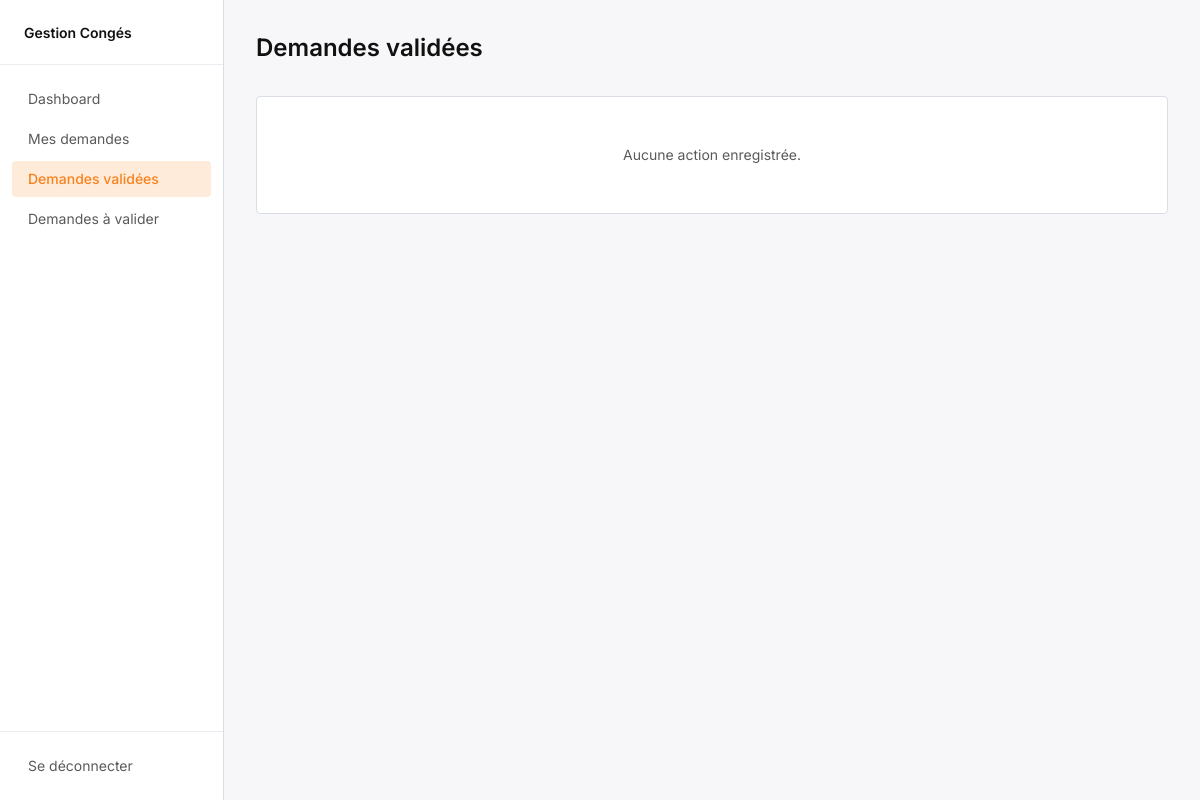
The app's page /demandes_validees/ (signed in), older data.
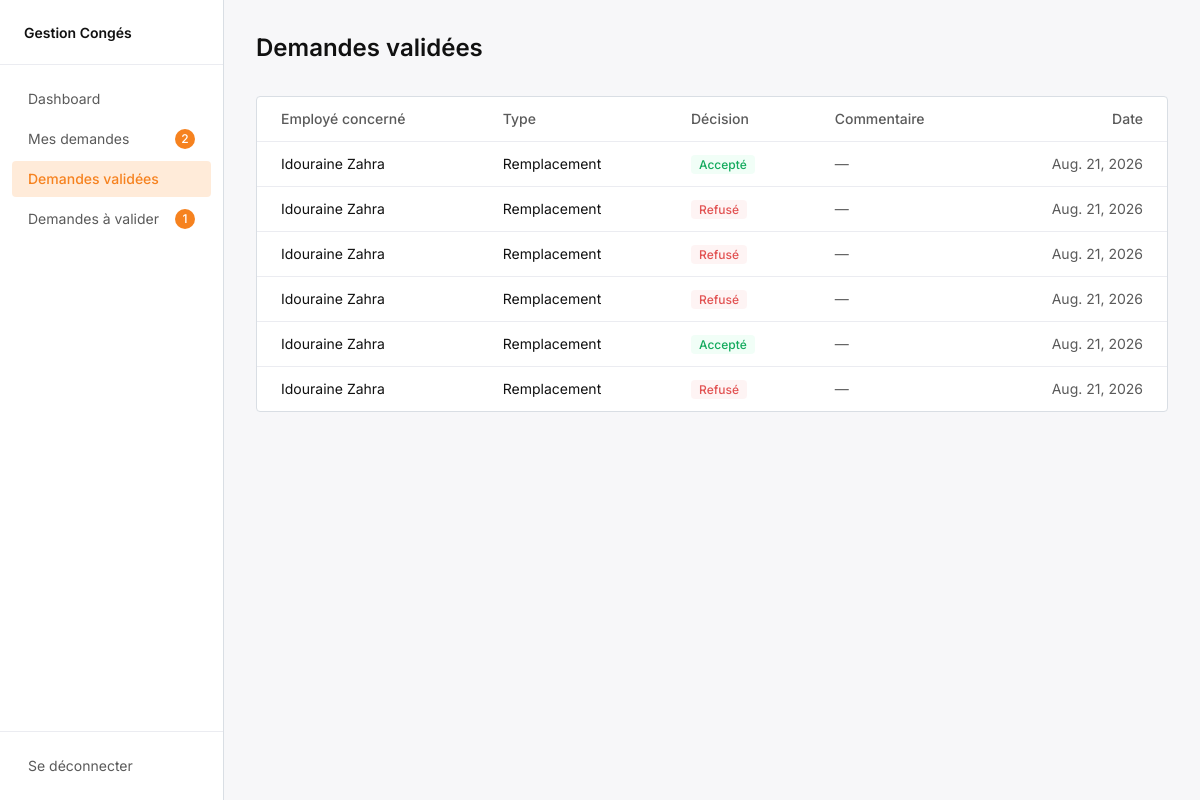
The same page, newer data.
### conges/models.py (models this page shows, shortened)
class Historique(models.Model):
    ACTION_CHOICES = [
        ('VALIDATION', 'Validation de congé'),
        ('REMPLACEMENT', 'Remplacement'),
    ]
    DECISION_CHOICES = [
        ('ACCEPTE', 'Accepté'),
        ('REFUSE', 'Refusé'),
    ]
    demande = models.ForeignKey(
        DemandeConge,
        on_delete=models.CASCADE,
        related_name='historiques'
    )
    employe = models.ForeignKey(
        Employe,
        on_delete=models.CASCADE,
        related_name='historiques'
    )
    type_action = models.CharField(max_length=20, choices=ACTION_CHOICES)
    decision = models.CharField(max_length=10, choices=DECISION_CHOICES)
    commentaire = models.CharField(max_length=255, blank=True)
    date_creation = models.DateField(auto_now_add=True)

class DemandeConge(models.Model):
        name_employee=models.ForeignKey(
          Employe,
          on_delete=models.CASCADE,
          related_name='employe'
        )
        name_remplacent=models.ForeignKey(
            Employe,
            on_delete=models.CASCADE,
            related_name='remplacent'
        )
        dateCreation = models.DateField(auto_now_add=True)
        dateDebut = models.DateField()
        dateFin = models.DateField()
        Numbrejours= models.DecimalField(max_digits=2, decimal_places=0)
        piece_Joine=models.FileField(upload_to='justificatifs/', null=True, blank=True)
        commentaire=models.TextField(blank=True)
        TYPE_STATUE = [
            ('VA', 'Validé'),
            ('REF', 'Refusé'),
            ('EN_ATT_RMP', 'En attente remplacent'),
            ('EN_ATT_VA', 'En attente validation'),
            ('BR', 'Brouillon'),
            ('ANN', 'Annulé')
        ]
        statue=models.CharField(max_length=10, choices=TYPE_STATUE)
        NIVEAU_CHOICES = [
           ('CG', 'Chef de Groupe'),
           ('CD', 'Chef de Département'),
           ('DIR', 'Directeur')
                          ]
        niveau_validation=models.CharField(max_length=20, choices= NIVEAU_CHOICES, blank=True, null=True)
        motif = models.CharField(max_length=255, blank=True)
        TYPE_CONGE_CHOICES = [
         ('1', 'Congé xxx'),
         ('2', 'Congé maladie'),
         ('3', 'Congé xx'),
         ('AU', 'Autre'),
]
        type_conge = models.CharField(max_length=10, choices=TYPE_CONGE_CHOICES)

class Employe(models.Model):
    nom=models.CharField(max_length=40)
    fonction=models.CharField(max_length=40)
    user=models.OneToOneField(
      User,
      on_delete=models.CASCADE,
      null=True,
      blank=True,
      related_name='employe',
    )
    def meme_equipe(self, autre_employe):
     moi = self.role.first()
     lui = autre_employe.role.first()
     if not moi or not lui:
        return False
     if moi.role.name == 'CG':
        return moi.groupe == lui.groupe
     if moi.role.name == 'CD':
        return moi.dep == lui.dep
     if moi.role.name == 'DIR':
        return moi.direction == lui.direction
     return False
    def get_hierarchie(self):
        employe_role = self.role.first()
        if not employe_role:
            return None
        groupe = employe_role.groupe
        departement = employe_role.dep or (groupe.depratement if groupe else None)
        direction = employe_role.direction or (departement.direction if departement else None)
        chef_groupe = None
        if groupe:
            cg_role = EmployeRole.objects.filter(role__name='CG', groupe=groupe).first()
            chef_groupe = cg_role.employe if cg_role else None
        chef_departement = None
        if departement:
            cd_role = EmployeRole.objects.filter(role__name='CD', dep=departement).first()
            chef_departement = cd_role.employe if cd_role else None
        chef_direction = None
        if direction:
            dir_role = EmployeRole.objects.filter(role__name='DIR', direction=direction).first()
            chef_direction = dir_role.employe if dir_role else None
        return {
            'groupe': groupe,
            'chef_groupe': chef_groupe,
            'departement': departement,
            'chef_departement': chef_departement,
            'direction': direction,
            'chef_direction': chef_direction,
        }
    def get_role(self):
        employe_role=self.role.first()
        return employe_role.role.name if employe_role else None

### conges/views.py (the view)
# urls.py: path('demandes_validees/', views.demandes_validees, name='demandes_validees'),
@login_required
def demandes_validees(request):
    employe = getattr(request.user, 'employe', None)
    if not employe:
        messages.error(request, "Aucun profil employé associé à ce compte.")
        return redirect('home')
    historique = Historique.objects.filter(employe=employe).order_by('-date_creation')
    return render(request, 'conges/demandes_validees.html', {'historique': historique})

### conges/context_processors.py (called while the page is built)
def employe_hierarchie(request):
    employe = getattr(request.user, 'employe', None) if request.user.is_authenticated else None
    return {
        'hierarchie': employe.get_hierarchie() if employe else None
    }

### conges/templates/conges/demandes_validees.html (shortened to what this page needs)
{% extends 'conges/base.html' %}
{% block content %}
<div class="flex min-h-screen">
    {% include 'conges/_sidebar.html' %}
    <main class="flex-1 px-8 py-8">
        <h1 class="text-2xl font-semibold mb-8">Demandes validées</h1>
        {% if historique %}
        <div class="bg-white border border-neutral-200 rounded overflow-hidden">
            <table class="w-full text-sm">
                <thead>
                    <tr class="text-left text-neutral-400 border-b border-neutral-100">
                        <th class="px-6 py-3 font-medium">Employé concerné</th>
                        <th class="px-6 py-3 font-medium">Type</th>
                        <th class="px-6 py-3 font-medium">Décision</th>
                        <th class="px-6 py-3 font-medium">Commentaire</th>
                        <th class="px-6 py-3 font-medium text-right">Date</th>
                    </tr>
                </thead>
                <tbody class="divide-y divide-neutral-100">
                    {% for h in historique %}
                    <tr class="hover:bg-neutral-50">
                        <td class="px-6 py-3">{{ h.demande.name_employee.nom }}</td>
                        <td class="px-6 py-3">{{ h.get_type_action_display }}</td>
                        <td class="px-6 py-3">
                            {% if h.decision == 'ACCEPTE' %}
                            <span class="text-xs font-medium px-2 py-0.5 rounded bg-success-pale/40 text-success">{{ h.get_decision_display }}</span>
                            {% else %}
                            <span class="text-xs font-medium px-2 py-0.5 rounded bg-danger-pale/40 text-danger">{{ h.get_decision_display }}</span>
                            {% endif %}
                        </td>
                        <td class="px-6 py-3 text-neutral-400">{{ h.commentaire|default:"—" }}</td>
                        <td class="px-6 py-3 text-right text-neutral-400">{{ h.date_creation }}</td>
                    </tr>
                    {% endfor %}
                </tbody>
            </table>
        </div>
        {% else %}
        <div class="bg-white border border-neutral-200 rounded px-6 py-12 text-center">
            <p class="text-neutral-400 text-sm">Aucune action enregistrée.</p>
        </div>
        {% endif %}
    </main>
</div>
{% endblock %}

Row changes from the older to the newer data that the page shows:
added Historique: demande.name_employee.nom "Idouraine Zahra", type_action "Remplacement", decision "Accepté", commentaire "—", date_creation "Aug. 21, 2026"
added Historique: demande.name_employee.nom "Idouraine Zahra", type_action "Remplacement", decision "Refusé", commentaire "—", date_creation "Aug. 21, 2026"
added Historique: demande.name_employee.nom "Idouraine Zahra", type_action "Remplacement", decision "Refusé", commentaire "—", date_creation "Aug. 21, 2026"
added Historique: demande.name_employee.nom "Idouraine Zahra", type_action "Remplacement", decision "Refusé", commentaire "—", date_creation "Aug. 21, 2026"
added Historique: demande.name_employee.nom "Idouraine Zahra", type_action "Remplacement", decision "Accepté", commentaire "—", date_creation "Aug. 21, 2026"
added Historique: demande.name_employee.nom "Idouraine Zahra", type_action "Remplacement", decision "Refusé", commentaire "—", date_creation "Aug. 21, 2026"
Text that changed along with them:
{{ mes_demandes_count }}: (not shown) → "2"
{{ a_valider_count }}: (not shown) → "1"
text no longer shown: "Aucune action enregistrée."
text now shown: "Employé concerné Type Décision Commentaire Date"
